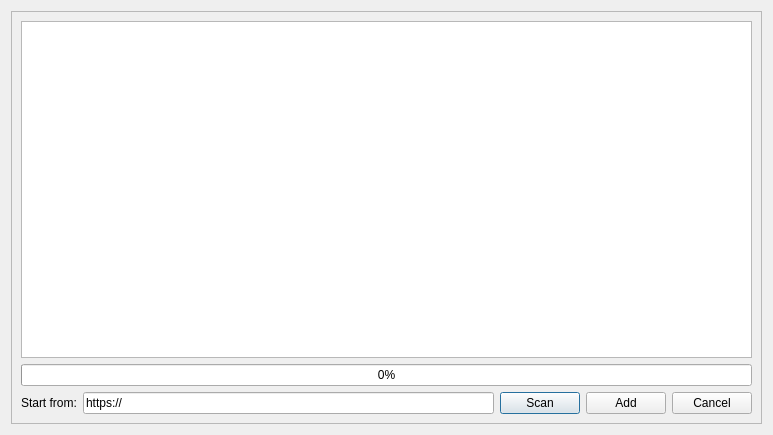
<?xml version="1.0" encoding="UTF-8"?>
<ui version="4.0">
 <class>Grabber</class>
 <widget class="QDialog" name="Grabber">
  <property name="geometry">
   <rect>
    <x>0</x>
    <y>0</y>
    <width>773</width>
    <height>435</height>
   </rect>
  </property>
  <property name="windowTitle">
   <string>Site Grabber</string>
  </property>
  <layout class="QHBoxLayout" name="horizontalLayout">
   <item>
    <widget class="QFrame" name="frame">
     <property name="sizePolicy">
      <sizepolicy hsizetype="Preferred" vsizetype="Preferred">
       <horstretch>0</horstretch>
       <verstretch>0</verstretch>
      </sizepolicy>
     </property>
     <property name="frameShape">
      <enum>QFrame::StyledPanel</enum>
     </property>
     <property name="frameShadow">
      <enum>QFrame::Raised</enum>
     </property>
     <layout class="QVBoxLayout" name="verticalLayout">
      <item>
       <widget class="QListWidget" name="listWidget"/>
      </item>
      <item>
       <widget class="QProgressBar" name="progressBar">
        <property name="value">
         <number>0</number>
        </property>
       </widget>
      </item>
      <item>
       <layout class="QHBoxLayout" name="horizontalLayout_2">
        <item>
         <widget class="QLabel" name="label">
          <property name="text">
           <string>Start from:</string>
          </property>
         </widget>
        </item>
        <item>
         <widget class="QLineEdit" name="lineEdit">
          <property name="text">
           <string>https://</string>
          </property>
         </widget>
        </item>
        <item>
         <widget class="QPushButton" name="scanButton">
          <property name="text">
           <string>Scan</string>
          </property>
         </widget>
        </item>
        <item>
         <widget class="QPushButton" name="addButton">
          <property name="text">
           <string>Add</string>
          </property>
         </widget>
        </item>
        <item>
         <widget class="QPushButton" name="cancelButton">
          <property name="text">
           <string>Cancel</string>
          </property>
         </widget>
        </item>
       </layout>
      </item>
     </layout>
    </widget>
   </item>
  </layout>
 </widget>
 <resources/>
 <connections/>
</ui>
